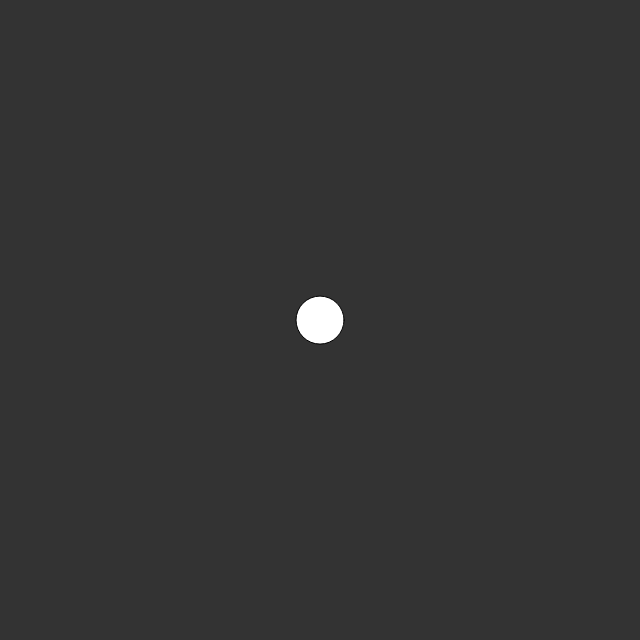
Frame 1 (no input)
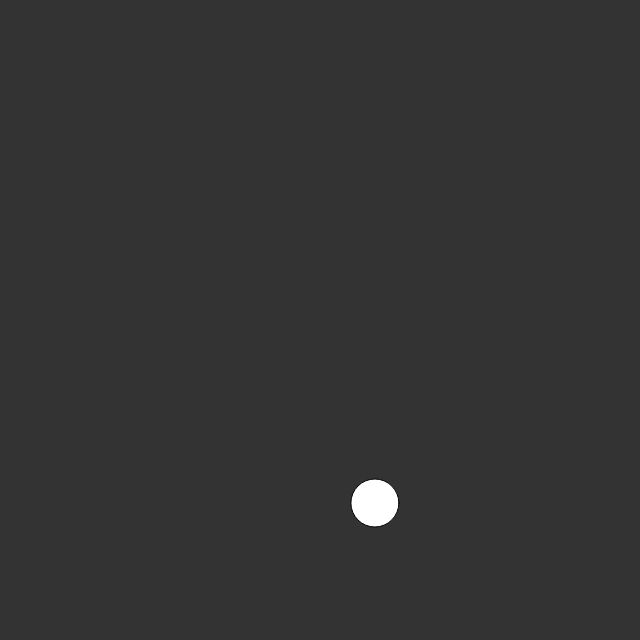
Frame 60 (no input)
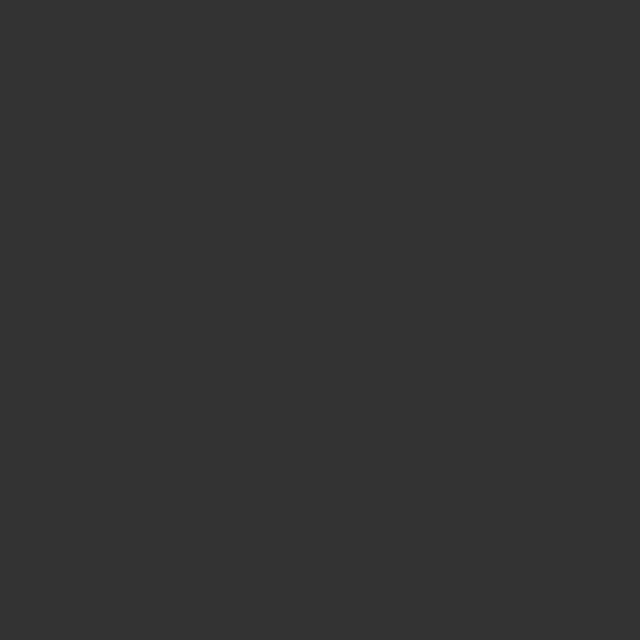
Frame 120 (the mouse pressed at the canvas centre since frame 60)

The p5.js sketch that drew these frames (run headless with seeded random() and noise() and a simulated clock; from frame 60 on, the mouse is pressed at the canvas centre):

// p5.js sketch
// ── sketch.js
function setup() {
  createCanvas(640, 640);
  particle = new Particle();
}

function draw() {
  background(51);

  var Gravity = createVector(0.03, 0.1);
  particle.applyForce(Gravity);

  particle.update();
  particle.display();
}

// ── particle.js
function Particle(){
  this.pos = createVector(width/2,
    height/2);
  this.vel = createVector(0, 0);
  this.acc = createVector(0, 0);

  this.applyForce = function(force) {
    this.acc = force;
  }

  this.update = function() {
    this.vel.add(this.acc);
    this.pos.add(this.vel);
  }

  this.display = function() {
    fill(255);
    ellipse(this.pos.x, this.pos.y, 48, 48);
  }
}
